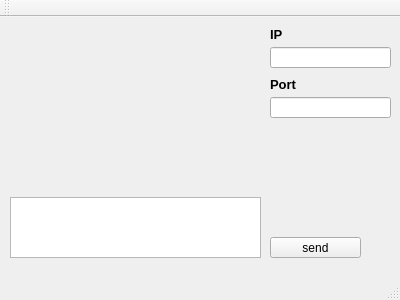
<?xml version="1.0" encoding="UTF-8"?>
<ui version="4.0">
 <class>ServerWindow</class>
 <widget class="QMainWindow" name="ServerWindow">
  <property name="geometry">
   <rect>
    <x>0</x>
    <y>0</y>
    <width>400</width>
    <height>300</height>
   </rect>
  </property>
  <property name="windowTitle">
   <string>ServerWindow</string>
  </property>
  <widget class="QWidget" name="centralWidget">
   <widget class="QWidget" name="gridLayoutWidget">
    <property name="geometry">
     <rect>
      <x>10</x>
      <y>10</y>
      <width>251</width>
      <height>161</height>
     </rect>
    </property>
    <layout class="QGridLayout" name="dialogHistoryGridLayout"/>
   </widget>
   <widget class="QTextEdit" name="sendMessageTextEdit">
    <property name="geometry">
     <rect>
      <x>10</x>
      <y>180</y>
      <width>251</width>
      <height>61</height>
     </rect>
    </property>
   </widget>
   <widget class="QLineEdit" name="IPLine">
    <property name="geometry">
     <rect>
      <x>270</x>
      <y>30</y>
      <width>121</width>
      <height>21</height>
     </rect>
    </property>
   </widget>
   <widget class="QLineEdit" name="PortLine">
    <property name="geometry">
     <rect>
      <x>270</x>
      <y>80</y>
      <width>121</width>
      <height>21</height>
     </rect>
    </property>
   </widget>
   <widget class="QPushButton" name="sendButton">
    <property name="geometry">
     <rect>
      <x>270</x>
      <y>220</y>
      <width>91</width>
      <height>21</height>
     </rect>
    </property>
    <property name="text">
     <string>send</string>
    </property>
   </widget>
   <widget class="QLabel" name="IPLabel">
    <property name="geometry">
     <rect>
      <x>270</x>
      <y>10</y>
      <width>47</width>
      <height>13</height>
     </rect>
    </property>
    <property name="text">
     <string>&lt;html&gt;&lt;head/&gt;&lt;body&gt;&lt;p&gt;&lt;span style=&quot; font-size:10pt; font-weight:600;&quot;&gt;IP&lt;/span&gt;&lt;/p&gt;&lt;/body&gt;&lt;/html&gt;</string>
    </property>
   </widget>
   <widget class="QLabel" name="portLabel">
    <property name="geometry">
     <rect>
      <x>270</x>
      <y>60</y>
      <width>47</width>
      <height>13</height>
     </rect>
    </property>
    <property name="text">
     <string>&lt;html&gt;&lt;head/&gt;&lt;body&gt;&lt;p&gt;&lt;span style=&quot; font-size:10pt; font-weight:600;&quot;&gt;Port&lt;/span&gt;&lt;/p&gt;&lt;/body&gt;&lt;/html&gt;</string>
    </property>
   </widget>
  </widget>
  <widget class="QMenuBar" name="menuBar">
   <property name="geometry">
    <rect>
     <x>0</x>
     <y>0</y>
     <width>400</width>
     <height>20</height>
    </rect>
   </property>
  </widget>
  <widget class="QToolBar" name="mainToolBar">
   <attribute name="toolBarArea">
    <enum>TopToolBarArea</enum>
   </attribute>
   <attribute name="toolBarBreak">
    <bool>false</bool>
   </attribute>
  </widget>
  <widget class="QStatusBar" name="statusBar"/>
 </widget>
 <layoutdefault spacing="6" margin="11"/>
 <resources/>
 <connections/>
</ui>
